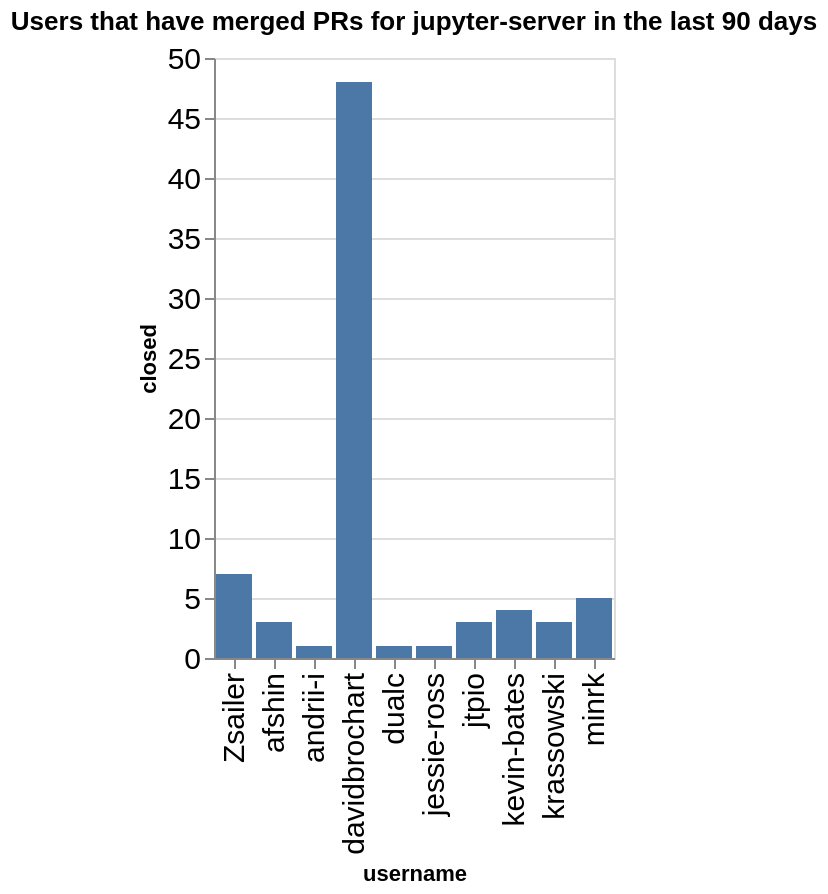

Notebook source saved alongside this figure:
### Code cell
charts = []
title = f"Users that have merged PRs for {github_org} in the last {n_days} days"
ch = alt.Chart(data=closed_by_repo.replace(np.nan, 0), title=title).mark_bar().encode(
    x='username',
    y='closed',
)
ch

### Figure 1 — Vega-Lite specification as saved in the notebook (floating-point values rounded to 4 significant figures)
{"config": {"axisLeft": {"labelFontSize": 15}, "axisBottom": {"labelFontSize": 15}}, "data": {"name": "data-6b4ac2b79bf0701ed071bd2b064b316d"}, "mark": {"type": "bar"}, "encoding": {"x": {"field": "username", "type": "nominal"}, "y": {"field": "closed", "type": "quantitative"}}, "title": "Users that have merged PRs for jupyter-server in the last 90 days", "$schema": "https://vega.github.io/schema/vega-lite/v5.20.1.json", "datasets": {"data-6b4ac2b79bf0701ed071bd2b064b316d": [{"name": "fps", "username": "davidbrochart", "closed": 13}, {"name": "gateway_provisioners", "username": "kevin-bates", "closed": 4}, {"name": "jupyter-scheduler", "username": "andrii-i", "closed": 1}, {"name": "jupyter_releaser", "username": "jtpio", "closed": 3}, {"name": "jupyter_releaser", "username": "krassowski", "closed": 2}, {"name": "jupyter_server", "username": "Zsailer", "closed": 6}, {"name": "jupyter_server", "username": "afshin", "closed": 3}, {"name": "jupyter_server", "username": "dualc", "closed": 1}, {"name": "jupyter_server", "username": "jessie-ross", "closed": 1}, {"name": "jupyter_server", "username": "minrk", "closed": 3}, {"name": "jupyter_server_terminals", "username": "Zsailer", "closed": 1}, {"name": "jupyter_ydoc", "username": "davidbrochart", "closed": 11}, {"name": "jupyter_ydoc", "username": "krassowski", "closed": 1}, {"name": "jupyverse", "username": "davidbrochart", "closed": 24}, {"name": "pytest-jupyter", "username": "minrk", "closed": 2}]}}
